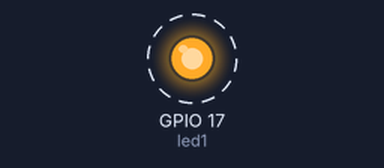
A program run on a simulated ESP32. On the bench: output pins drawn as LEDs (lit = HIGH). Dashed ring = blinking.

Above: at 0.2 s.
Timing chart, 0 to 3.0 s (numbered marks = the images above):
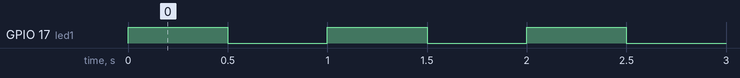

Measured:
- by itself, GPIO 17 (led1): alternates HIGH for 0.50 s and LOW for 0.50 s

The program:

main.cpp
```cpp
#include <Arduino.h>

const int led1 = 17;
void toggleLED2(void * parameter);
void toggleLED(void * parameter);

void setup(){
  Serial.begin(115200);
  pinMode(led1, OUTPUT);

xTaskCreate(
    toggleLED2,
    "Upload to AWS",
    1000,
    NULL,
    1,
    NULL
);
    xTaskCreate(
    toggleLED,
    "Toggle LED",
    1000,
    NULL,
    1,
    NULL
  );


}


void toggleLED(void * parameter){
  for(;;){

    digitalWrite(led1, HIGH);


    vTaskDelay(500 / portTICK_PERIOD_MS);


    digitalWrite(led1, LOW);


    vTaskDelay(500 / portTICK_PERIOD_MS);
  }


    vTaskDelete(NULL);
}


void toggleLED2(void * parameter){
  for(;;){

    digitalWrite(led1, LOW);

    vTaskDelay(500 / portTICK_PERIOD_MS);

    digitalWrite(led1, HIGH);

    vTaskDelay(500 / portTICK_PERIOD_MS);
  }

    vTaskDelete(NULL);
}

void loop(){

}
```
